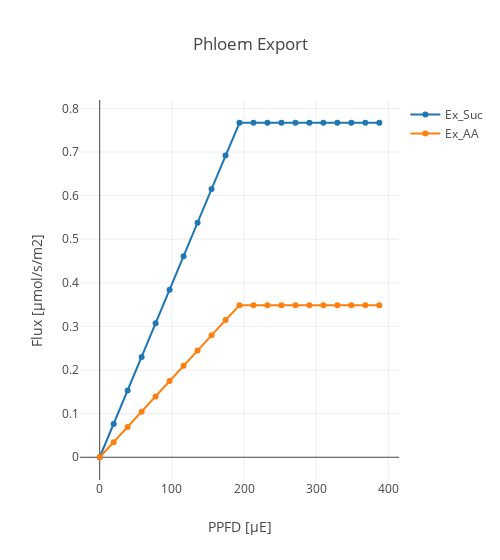

The code cell stored with this chart in its notebook:
### Code cell
L_r = ['Ex_Suc','Ex_AA']
create_scatter_plot_rxn_c3(D_fba, L_r, 'Phloem Export', xaxis_title, save_fig = save_fig)

### Figure 1 — Plotly figure (JSON) as saved in the notebook; plotly's stock layout.template omitted (floating-point values rounded to 4 significant figures)
{"data": [{"mode": "lines+markers", "name": "Ex_Suc", "type": "scatter", "uid": "2b0b89c8-9816-4dd2-8f5c-62ea20ad4309", "x": [0, 19.37, 38.74, 58.11, 77.48, 96.86, 116.2, 135.6, 155.0, 174.3, 193.7, 213.1, 232.5, 251.8, 271.2, 290.6, 309.9, 329.3, 348.7, 368.1, 387.4], "y": [0, 0.07626, 0.1532, 0.2302, 0.3071, 0.3841, 0.4611, 0.538, 0.615, 0.692, 0.7672, 0.7672, 0.7672, 0.7672, 0.7672, 0.7672, 0.7672, 0.7672, 0.7672, 0.7672, 0.7672]}, {"mode": "lines+markers", "name": "Ex_AA", "type": "scatter", "uid": "55fdb163-d97c-46ba-b8a0-28c2fa51ca20", "x": [0, 19.37, 38.74, 58.11, 77.48, 96.86, 116.2, 135.6, 155.0, 174.3, 193.7, 213.1, 232.5, 251.8, 271.2, 290.6, 309.9, 329.3, 348.7, 368.1, 387.4], "y": [0, 0.03467, 0.06965, 0.1046, 0.1396, 0.1746, 0.2096, 0.2446, 0.2795, 0.3145, 0.3487, 0.3487, 0.3487, 0.3487, 0.3487, 0.3487, 0.3487, 0.3487, 0.3487, 0.3487, 0.3487]}], "layout": {"title": {"text": "Phloem Export"}, "width": 500, "xaxis": {"title": {"text": "PPFD [µE]"}}, "yaxis": {"title": {"text": "Flux [µmol/s/m2]"}}}}
